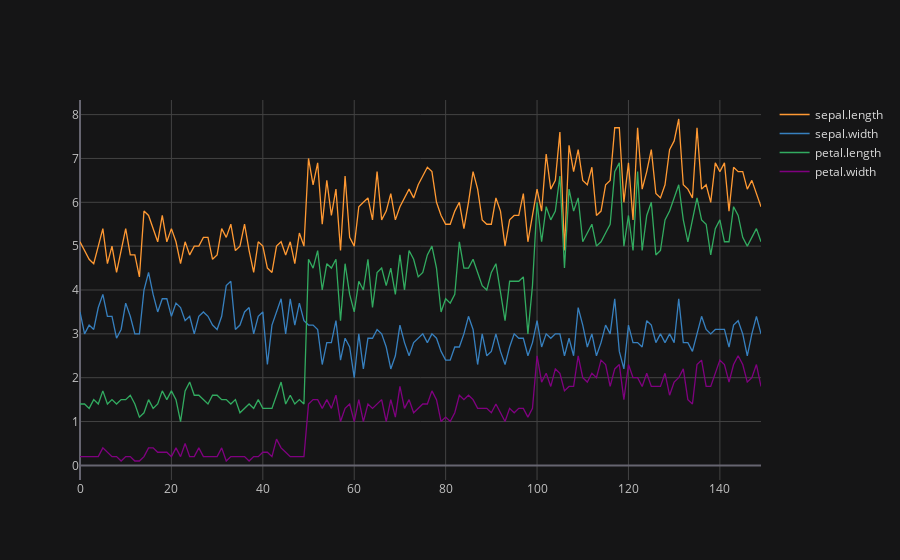

Source (notebook cell):
### Code cell
df.iplot()

### Figure 1 — Plotly figure (JSON) as saved in the notebook; plotly's stock layout.template omitted (floating-point values rounded to 4 significant figures; data arrays with more than 128 entries replaced by an {"elided": "..."} marker saying what was removed)
{"data": [{"line": {"color": "rgba(255, 153, 51, 1.0)", "dash": "solid", "shape": "linear", "width": 1.3}, "mode": "lines", "name": "sepal.length", "text": "", "type": "scatter", "x": {"elided": "150 int values"}, "y": {"elided": "150 float values"}}, {"line": {"color": "rgba(55, 128, 191, 1.0)", "dash": "solid", "shape": "linear", "width": 1.3}, "mode": "lines", "name": "sepal.width", "text": "", "type": "scatter", "x": {"elided": "150 int values"}, "y": {"elided": "150 float values"}}, {"line": {"color": "rgba(50, 171, 96, 1.0)", "dash": "solid", "shape": "linear", "width": 1.3}, "mode": "lines", "name": "petal.length", "text": "", "type": "scatter", "x": {"elided": "150 int values"}, "y": {"elided": "150 float values"}}, {"line": {"color": "rgba(128, 0, 128, 1.0)", "dash": "solid", "shape": "linear", "width": 1.3}, "mode": "lines", "name": "petal.width", "text": "", "type": "scatter", "x": {"elided": "150 int values"}, "y": {"elided": "150 float values"}}], "layout": {"legend": {"bgcolor": "#151516", "font": {"color": "#D9D9D9"}}, "paper_bgcolor": "#151516", "plot_bgcolor": "#151516", "title": {"font": {"color": "#D9D9D9"}}, "xaxis": {"gridcolor": "#434343", "showgrid": true, "tickfont": {"color": "#C2C2C2"}, "title": {"font": {"color": "#D9D9D9"}, "text": ""}, "zerolinecolor": "#666570"}, "yaxis": {"gridcolor": "#434343", "showgrid": true, "tickfont": {"color": "#C2C2C2"}, "title": {"font": {"color": "#D9D9D9"}, "text": ""}, "zerolinecolor": "#666570"}}}
